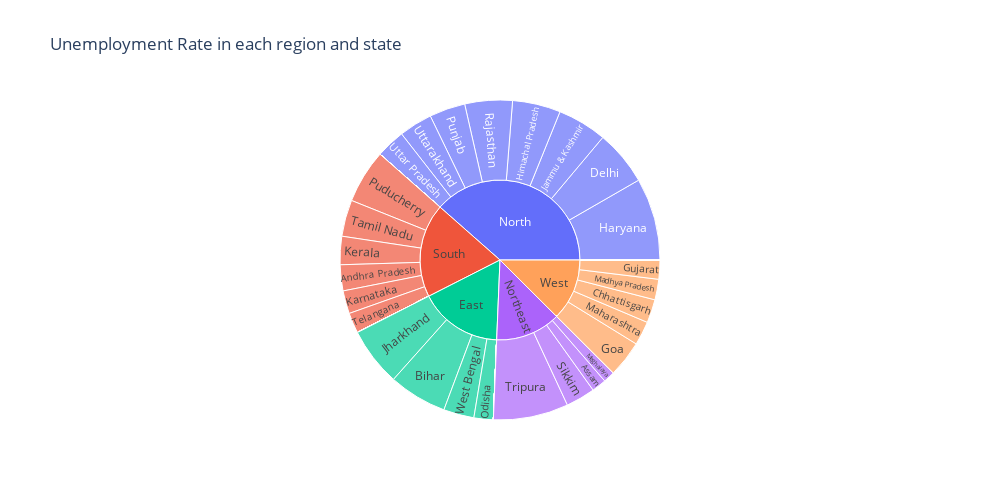

The code cell stored with this chart in its notebook:
### Markdown cell above
**Sunbrust chart showing the unemployment rate per state per region**

### Code cell
# Creating dataframe with relevant columns 

unemployed_df = df_cleaned[['Region' , 'States' ,'Estimated Unemployment Rate', 'Estimated Employed' , 'Estimated Labour Participation Rate']]

unemployed = unemployed_df.groupby(['Region', 'States']).mean().reset_index()

# Creating Sunbrust chart 

fig = px.sunburst(unemployed , path = ['Region','States'] , values = 'Estimated Unemployment Rate' , 
                  title = 'Unemployment Rate in each region and state  ' ,height = 500 , width = 1000)

# Showcasing the sunbrust chart formed

fig.show()

### Figure 1 — Plotly figure (JSON) as saved in the notebook; plotly's stock layout.template omitted (floating-point values rounded to 4 significant figures; data arrays with more than 128 entries replaced by an {"elided": "..."} marker saying what was removed)
{"data": [{"branchvalues": "total", "domain": {"x": [0, 1], "y": [0, 1]}, "hovertemplate": "labels=%{label}<br>Estimated Unemployment Rate=%{value}<br>parent=%{parent}<br>id=%{id}<extra></extra>", "ids": {"elided": "140 str values"}, "labels": {"elided": "140 str values"}, "name": "", "parents": {"elided": "140 str values"}, "type": "sunburst", "values": {"elided": "140 float values"}}], "layout": {"height": 500, "legend": {"tracegroupgap": 0}, "title": {"text": "Unemployment Rate in each region and state  "}, "width": 1000}}
